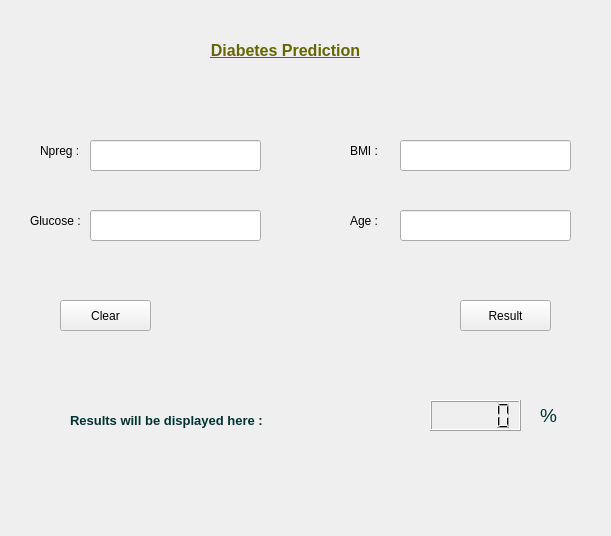
<?xml version="1.0" encoding="UTF-8"?>
<ui version="4.0">
 <class>Form</class>
 <widget class="QWidget" name="Form">
  <property name="geometry">
   <rect>
    <x>0</x>
    <y>0</y>
    <width>611</width>
    <height>536</height>
   </rect>
  </property>
  <property name="contextMenuPolicy">
   <enum>Qt::DefaultContextMenu</enum>
  </property>
  <property name="acceptDrops">
   <bool>false</bool>
  </property>
  <property name="windowTitle">
   <string>Form</string>
  </property>
  <widget class="QLabel" name="labelTitre">
   <property name="enabled">
    <bool>true</bool>
   </property>
   <property name="geometry">
    <rect>
     <x>180</x>
     <y>30</y>
     <width>211</width>
     <height>41</height>
    </rect>
   </property>
   <property name="font">
    <font>
     <family>MS Shell Dlg 2</family>
     <pointsize>13</pointsize>
     <weight>75</weight>
     <italic>false</italic>
     <bold>true</bold>
    </font>
   </property>
   <property name="cursor">
    <cursorShape>ArrowCursor</cursorShape>
   </property>
   <property name="mouseTracking">
    <bool>true</bool>
   </property>
   <property name="autoFillBackground">
    <bool>false</bool>
   </property>
   <property name="locale">
    <locale language="English" country="UnitedStates"/>
   </property>
   <property name="text">
    <string>&lt;html&gt;&lt;head/&gt;&lt;body&gt;&lt;p align=&quot;center&quot;&gt;&lt;span style=&quot; font-size:12pt; text-decoration: underline; color:#666600;&quot;&gt;Diabetes Prediction&lt;/span&gt;&lt;/p&gt;&lt;/body&gt;&lt;/html&gt;</string>
   </property>
   <property name="scaledContents">
    <bool>false</bool>
   </property>
  </widget>
  <widget class="QLineEdit" name="lineEditNpreg">
   <property name="geometry">
    <rect>
     <x>90</x>
     <y>140</y>
     <width>171</width>
     <height>31</height>
    </rect>
   </property>
   <property name="contextMenuPolicy">
    <enum>Qt::DefaultContextMenu</enum>
   </property>
   <property name="acceptDrops">
    <bool>true</bool>
   </property>
   <property name="whatsThis">
    <string/>
   </property>
   <property name="accessibleName">
    <string/>
   </property>
   <property name="accessibleDescription">
    <string/>
   </property>
  </widget>
  <widget class="QLineEdit" name="lineEditBMI">
   <property name="geometry">
    <rect>
     <x>400</x>
     <y>140</y>
     <width>171</width>
     <height>31</height>
    </rect>
   </property>
   <property name="contextMenuPolicy">
    <enum>Qt::DefaultContextMenu</enum>
   </property>
   <property name="acceptDrops">
    <bool>true</bool>
   </property>
   <property name="whatsThis">
    <string/>
   </property>
   <property name="accessibleName">
    <string/>
   </property>
   <property name="accessibleDescription">
    <string/>
   </property>
  </widget>
  <widget class="QLineEdit" name="lineEditGlucose">
   <property name="geometry">
    <rect>
     <x>90</x>
     <y>210</y>
     <width>171</width>
     <height>31</height>
    </rect>
   </property>
   <property name="contextMenuPolicy">
    <enum>Qt::DefaultContextMenu</enum>
   </property>
   <property name="acceptDrops">
    <bool>true</bool>
   </property>
   <property name="whatsThis">
    <string/>
   </property>
   <property name="accessibleName">
    <string/>
   </property>
   <property name="accessibleDescription">
    <string/>
   </property>
  </widget>
  <widget class="QLineEdit" name="lineEditAge">
   <property name="geometry">
    <rect>
     <x>400</x>
     <y>210</y>
     <width>171</width>
     <height>31</height>
    </rect>
   </property>
   <property name="contextMenuPolicy">
    <enum>Qt::DefaultContextMenu</enum>
   </property>
   <property name="acceptDrops">
    <bool>true</bool>
   </property>
   <property name="whatsThis">
    <string/>
   </property>
   <property name="accessibleName">
    <string/>
   </property>
   <property name="accessibleDescription">
    <string/>
   </property>
  </widget>
  <widget class="QLabel" name="labelNpreg">
   <property name="geometry">
    <rect>
     <x>40</x>
     <y>140</y>
     <width>41</width>
     <height>21</height>
    </rect>
   </property>
   <property name="text">
    <string>Npreg :</string>
   </property>
  </widget>
  <widget class="QLabel" name="labelGlucose">
   <property name="geometry">
    <rect>
     <x>30</x>
     <y>210</y>
     <width>51</width>
     <height>21</height>
    </rect>
   </property>
   <property name="text">
    <string>Glucose :</string>
   </property>
  </widget>
  <widget class="QLabel" name="labelBMI">
   <property name="geometry">
    <rect>
     <x>350</x>
     <y>140</y>
     <width>31</width>
     <height>21</height>
    </rect>
   </property>
   <property name="text">
    <string>BMI :</string>
   </property>
  </widget>
  <widget class="QLabel" name="labelAge">
   <property name="geometry">
    <rect>
     <x>350</x>
     <y>210</y>
     <width>41</width>
     <height>21</height>
    </rect>
   </property>
   <property name="text">
    <string>Age :</string>
   </property>
  </widget>
  <widget class="QPushButton" name="pushButtonClear">
   <property name="geometry">
    <rect>
     <x>60</x>
     <y>300</y>
     <width>91</width>
     <height>31</height>
    </rect>
   </property>
   <property name="text">
    <string>Clear</string>
   </property>
  </widget>
  <widget class="QPushButton" name="pushButtonResult">
   <property name="geometry">
    <rect>
     <x>460</x>
     <y>300</y>
     <width>91</width>
     <height>31</height>
    </rect>
   </property>
   <property name="text">
    <string>Result</string>
   </property>
  </widget>
  <widget class="QLabel" name="labelResults">
   <property name="geometry">
    <rect>
     <x>70</x>
     <y>400</y>
     <width>241</width>
     <height>41</height>
    </rect>
   </property>
   <property name="locale">
    <locale language="English" country="UnitedStates"/>
   </property>
   <property name="text">
    <string>&lt;html&gt;&lt;head/&gt;&lt;body&gt;&lt;p&gt;&lt;span style=&quot; font-size:10pt; font-weight:600; color:#003333;&quot;&gt;Results will be displayed here :&lt;/span&gt;&lt;/p&gt;&lt;/body&gt;&lt;/html&gt;</string>
   </property>
   <property name="buddy">
    <cstring></cstring>
   </property>
  </widget>
  <widget class="QLCDNumber" name="lcdNumberReslults">
   <property name="geometry">
    <rect>
     <x>430</x>
     <y>400</y>
     <width>91</width>
     <height>31</height>
    </rect>
   </property>
  </widget>
  <widget class="QLabel" name="label100">
   <property name="geometry">
    <rect>
     <x>540</x>
     <y>400</y>
     <width>21</width>
     <height>31</height>
    </rect>
   </property>
   <property name="text">
    <string>&lt;html&gt;&lt;head/&gt;&lt;body&gt;&lt;p&gt;&lt;span style=&quot; font-size:14pt; color:#003333;&quot;&gt;%&lt;/span&gt;&lt;/p&gt;&lt;/body&gt;&lt;/html&gt;</string>
   </property>
  </widget>
 </widget>
 <resources/>
 <connections/>
</ui>
